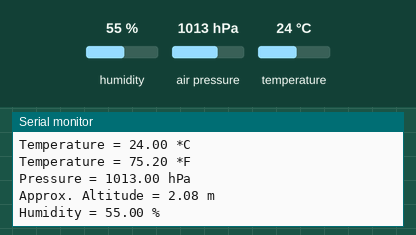
A sketch run on a simulated Arduino Uno, built with avr-gcc and run on an emulated ATmega328P. On the bench: the last lines printed to the serial monitor. Inputs (shaded band) come from the test bench; at power-on: humidity 55 %, air pressure 1013 hPa, temperature 24 °C.

Above: at 1.2 s.
1.3 s: humidity set to 22 %
At 5.3 s:
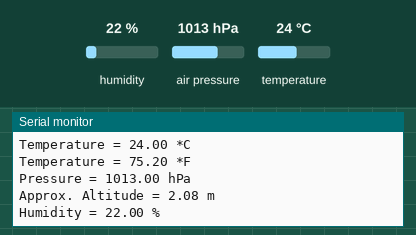
5.5 s: air pressure set to 952 hPa
9.7 s: temperature set to 12 °C
At 10.7 s:
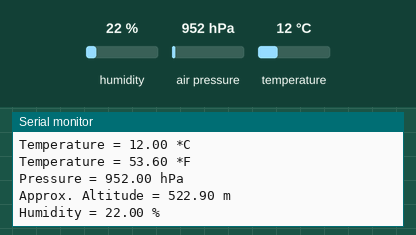

The sketch:

BME280.ino
```cpp
#include <Wire.h>
#include <SPI.h>
#include <Adafruit_Sensor.h>
#include <Adafruit_BME280.h>

#define BME_SCK 13
#define BME_MISO 12
#define BME_MOSI 11
#define BME_CS 10
#define SEALEVELPRESSURE_HPA (1013.25)

Adafruit_BME280 bme; // I2C - NEED TO GROUND CSB as well
//Adafruit_BME280 bme(BME_CS); // hardware SPI
//Adafruit_BME280 bme(BME_CS, BME_MOSI, BME_MISO, BME_SCK); // software SPI
unsigned long delayTime;

double Fahrenheit(double celsius) {
  return 1.8 * celsius + 32;
}

void setup() {
  Serial.begin(115200);
  while (!bme.begin(0x76)) { //OR 0x77
    Serial.println("Could not find a valid BME280 sensor, check wiring!");
    delay(250);
  }
  delayTime = 5000;
}

void printValues() {
  Serial.print("Temperature = ");
  Serial.print(bme.readTemperature());
  Serial.println(" *C");

  Serial.print("Temperature = ");
  Serial.print(Fahrenheit(bme.readTemperature()));
  Serial.println(" *F");

  Serial.print("Pressure = ");
  Serial.print(bme.readPressure() / 100.0F);
  Serial.println(" hPa");

  Serial.print("Approx. Altitude = ");
  Serial.print(bme.readAltitude(SEALEVELPRESSURE_HPA));
  Serial.println(" m");

  Serial.print("Humidity = ");
  Serial.print(bme.readHumidity());
  Serial.println(" %");
  Serial.println();
}

void loop() {
  printValues();
  delay(delayTime);
}
```

Measured:
- after the input at 1.3 s, the serial monitor: prints a new line after 3.7 s (image 1)
- after the input at 9.7 s, the serial monitor: prints a new line after 0.32 s (image 2)
